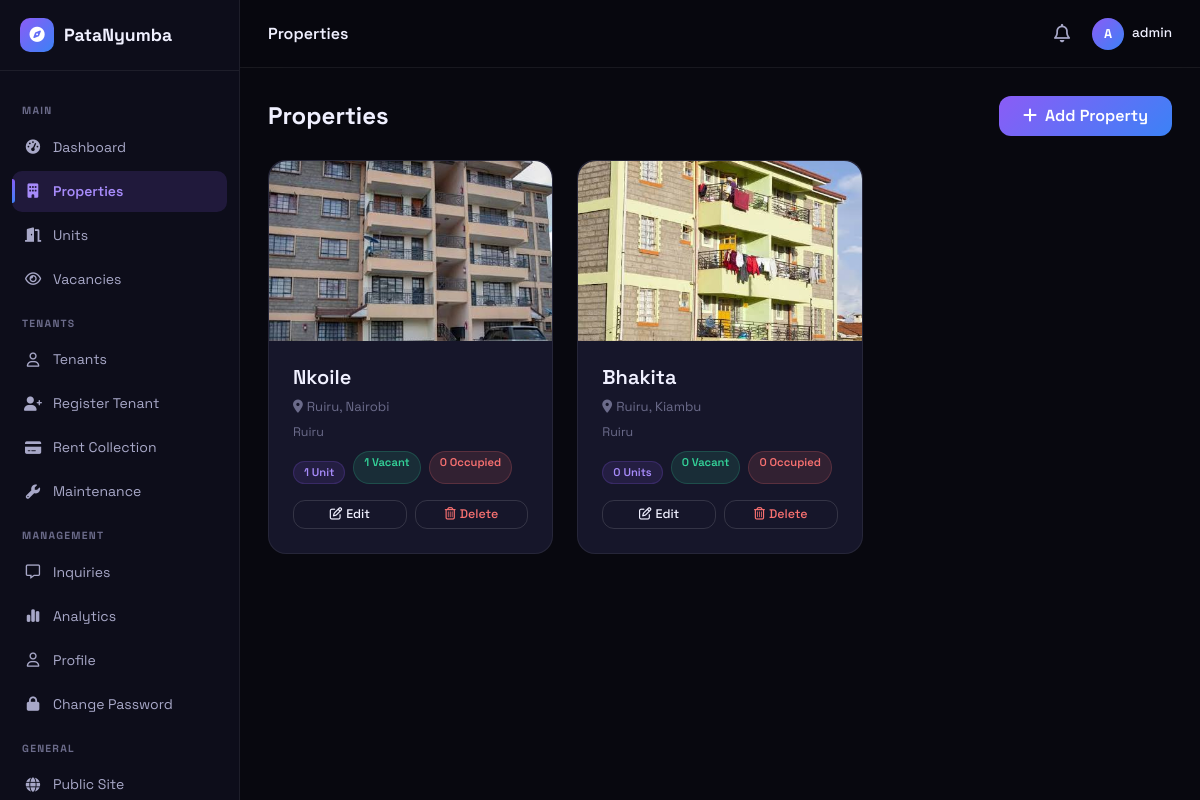
/properties/ (signed in), run on an earlier commit of the app's database.
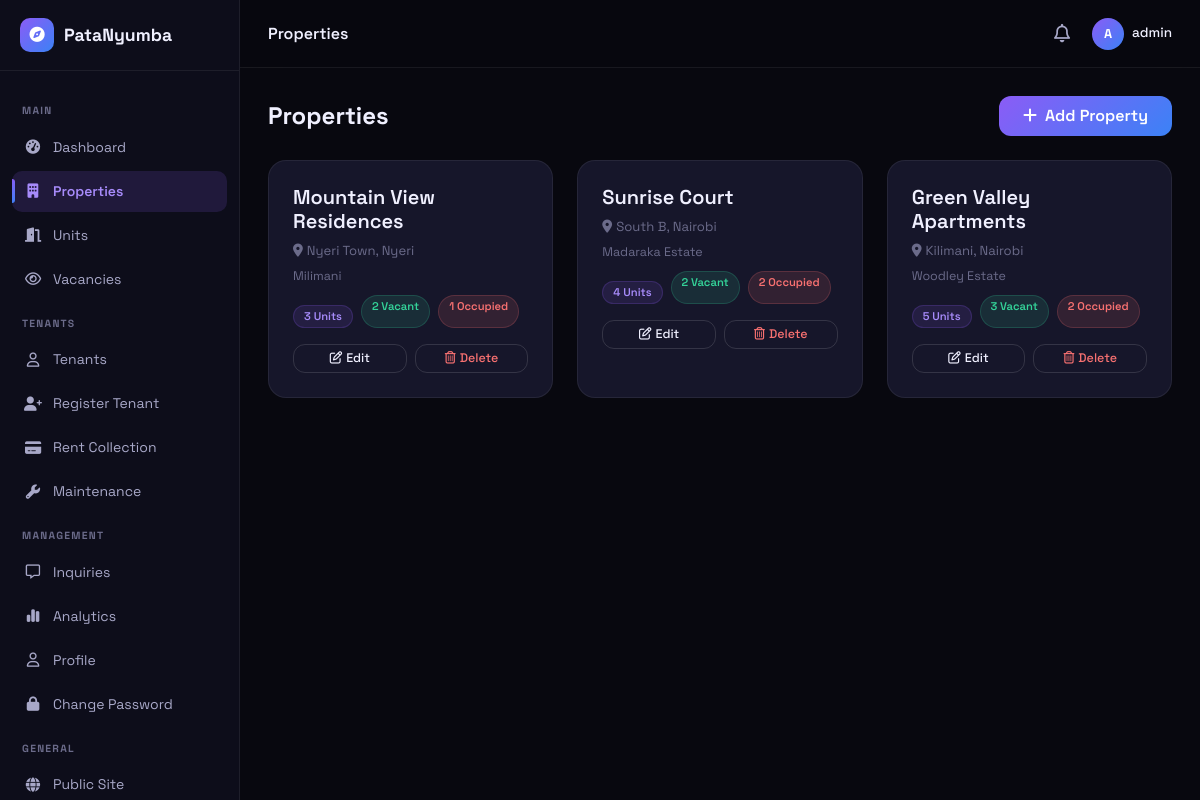
And on a later commit of the database.
### properties/models.py (models this page shows, shortened)
class Property(models.Model):
    owner = models.ForeignKey(User, on_delete=models.CASCADE, related_name='properties')
    name = models.CharField(max_length=200)
    description = models.TextField()
    county = models.CharField(max_length=100)
    town = models.CharField(max_length=100)
    estate = models.CharField(max_length=200, blank=True)
    address = models.CharField(max_length=255, blank=True)
    latitude = models.DecimalField(max_digits=9, decimal_places=6, null=True, blank=True)
    longitude = models.DecimalField(max_digits=9, decimal_places=6, null=True, blank=True)
    image = models.ImageField(upload_to='properties/', blank=True, null=True)
    created_at = models.DateTimeField(auto_now_add=True)
    updated_at = models.DateTimeField(auto_now=True)
    class Meta:
        verbose_name_plural = 'properties'
        ordering = ['-created_at']
    def total_units(self):
        return self.units.count()
    def vacant_units(self):
        return self.units.filter(status='vacant').count()
    def occupied_units(self):
        return self.units.filter(status='occupied').count()

### properties/views.py (the view)
# urls.py: path('', views.property_list, name='list'),
@login_required
def property_list(request):
    properties = request.user.properties.all()
    return render(request, 'properties/list.html', {'properties': properties, 'active_tab': 'properties'})

### dashboard/context_processors.py (called while the page is built)
def unread_inquiries(request):
    if request.user.is_authenticated and request.user.profile.role == 'landlord':
        count = Inquiry.objects.filter(unit__property__owner=request.user, is_read=False).count()
        recent = Inquiry.objects.filter(unit__property__owner=request.user, is_read=False).select_related('unit', 'unit__property').order_by('-created_at')[:5]
        return {'unread_count': count, 'recent_inquiries': recent}
    return {'unread_count': 0, 'recent_inquiries': []}

### templates/properties/list.html (shortened to what this page needs)
{% extends 'dashboard/base_dashboard.html' %}
{% block db_title %}Properties{% endblock %}
{% block dashboard_content %}
<div class="d-flex justify-content-between align-items-center mb-4">
    <h4 class="fw-bold mb-0">Properties</h4>
    <a href="{% url 'properties:create' %}" class="bgrd btn px-4 py-2"><i class="fa-solid fa-plus me-1"></i> Add Property</a>
</div>
{% if properties %}
<div class="row g-4">
    {% for p in properties %}
    <div class="col-md-6 col-lg-4">
        <div class="gc h-100">
            {% if p.image %}
            <img src="{{ p.image.url }}" alt="{{ p.name }}" style="height:180px;object-fit:cover;border-radius:18px 18px 0 0;width:100%">
            {% endif %}
            <div class="p-4">
            <div class="d-flex justify-content-between align-items-start mb-2">
                <h5 class="fw-semibold mb-0" style="color:var(--tx)">{{ p.name }}</h5>
            </div>
            <p style="font-size:.82rem;color:var(--tx3);margin-bottom:6px"><i class="fa-solid fa-location-dot me-1"></i>{{ p.town }}, {{ p.county }}</p>
            {% if p.estate %}<p style="font-size:.78rem;color:var(--tx3);margin-bottom:10px">{{ p.estate }}</p>{% endif %}
            <div class="d-flex gap-2 mb-3">
                <span class="ftag">{{ p.total_units }} Unit{{ p.total_units|pluralize }}</span>
                <span class="badge-vacant">{{ p.vacant_units }} Vacant</span>
                <span class="badge-occupied">{{ p.occupied_units }} Occupied</span>
            </div>
            <div class="d-flex gap-2">
                <a href="{% url 'properties:update' p.pk %}" class="boc btn py-1 px-3" style="font-size:.78rem;flex:1"><i class="fa-regular fa-pen-to-square me-1"></i>Edit</a>
                    <a href="{% url 'properties:delete' p.pk %}" class="boc btn py-1 px-3" style="font-size:.78rem;flex:1;color:#f87171" onclick="return confirm('Delete this property and all its units?')"><i class="fa-regular fa-trash-can me-1"></i>Delete</a>
                </div>
            </div>
            </div>
        </div>
    {% endfor %}
</div>
{% endif %}
{% endblock %}

What changed in the data, as far as the page shows it:
removed Property: image (picture), name "Nkoile", town "Ruiru", county "Nairobi", estate "Ruiru", total_units "1", vacant_units "1", occupied_units "0"
removed Property: image (picture), name "Bhakita", town "Ruiru", county "Kiambu", estate "Ruiru", total_units "0", vacant_units "0", occupied_units "0"
added Property: name "Mountain View Residences", town "Nyeri Town", county "Nyeri", estate "Milimani", total_units "3", vacant_units "2", occupied_units "1"
added Property: name "Sunrise Court", town "South B", county "Nairobi", estate "Madaraka Estate", total_units "4", vacant_units "2", occupied_units "2"
added Property: name "Green Valley Apartments", town "Kilimani", county "Nairobi", estate "Woodley Estate", total_units "5", vacant_units "3", occupied_units "2"
